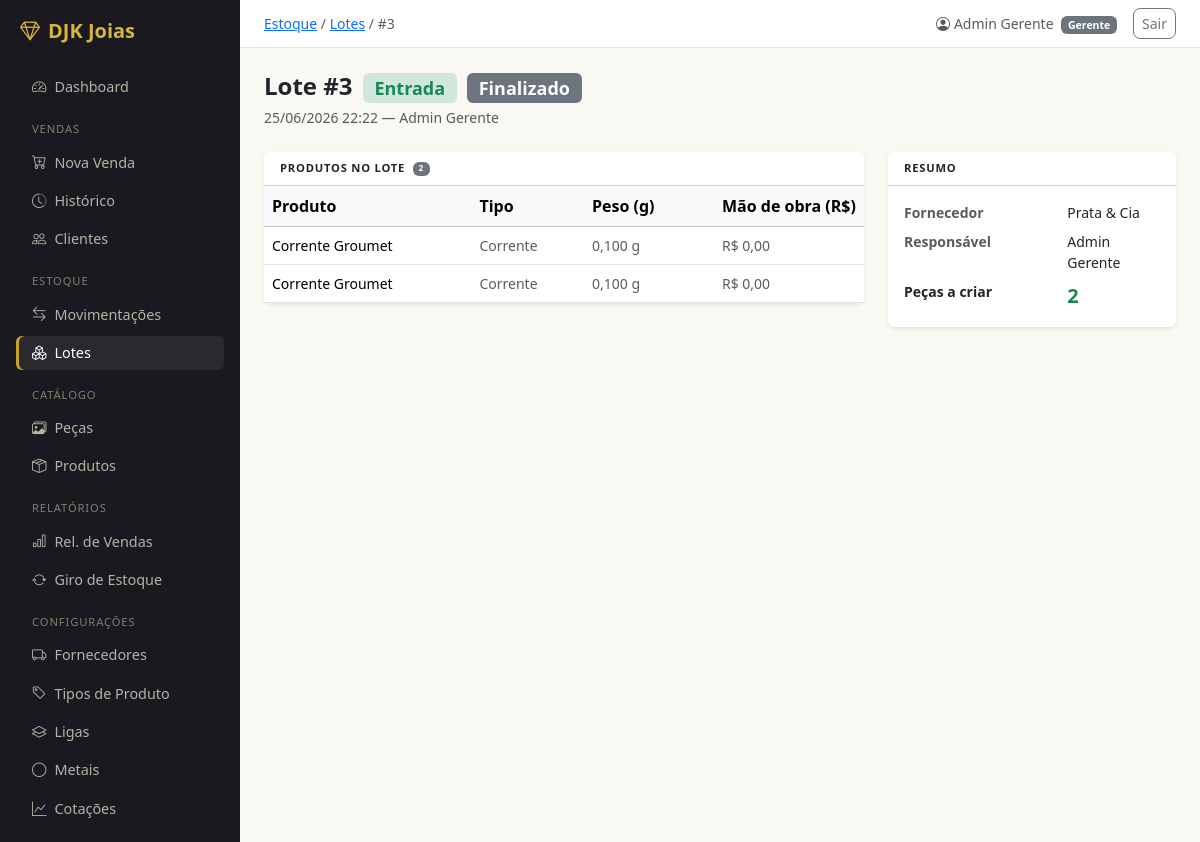
Page /estoque/lotes/3/ (signed in) on the committed database.
### estoque/models.py (models this page shows, shortened)
class LoteMovimentacao(models.Model):
    class Tipo(models.TextChoices):
        ENTRADA = 'ENT', 'Entrada'
        SAIDA   = 'SAI', 'Saída'
    tipo        = models.CharField(max_length=3, choices=Tipo.choices)
    fornecedor  = models.ForeignKey(
        'vendas.Fornecedor',
        on_delete=models.SET_NULL,
        null=True, blank=True,
        related_name='lotes',
    )
    cliente     = models.ForeignKey(
        'vendas.Cliente',
        on_delete=models.SET_NULL,
        null=True, blank=True,
        related_name='lotes',
    )
    responsavel = models.ForeignKey(
        settings.AUTH_USER_MODEL,
        on_delete=models.PROTECT,
        related_name='lotes_registrados',
    )
    observacoes = models.CharField(max_length=300, blank=True)
    criado_em   = models.DateTimeField(auto_now_add=True)
    finalizado  = models.BooleanField(default=False)
    class Meta:
        verbose_name        = 'Lote de Movimentação'
        verbose_name_plural = 'Lotes de Movimentação'
        ordering            = ['-criado_em']

class ItemLote(models.Model):
    lote = models.ForeignKey(LoteMovimentacao, on_delete=models.CASCADE, related_name='itens')
    produto           = models.ForeignKey(
        'catalogo.Produto', on_delete=models.PROTECT,
        null=True, blank=True, related_name='itens_lote',
    )
    quantidade        = models.PositiveIntegerField(null=True, blank=True, validators=[MinValueValidator(1)])
    peso_padrao       = models.DecimalField(
        max_digits=8, decimal_places=3,
        null=True, blank=True,
        validators=[MinValueValidator(Decimal('0.001'))],
        verbose_name='Peso por peça (g)',
    )
    custo_mao_de_obra = models.DecimalField(
        max_digits=10, decimal_places=2,
        default=Decimal('0.00'),
        validators=[MinValueValidator(Decimal('0.00'))],
    )
    peca = models.OneToOneField(
        'catalogo.Peca', on_delete=models.PROTECT,
        null=True, blank=True, related_name='item_lote',
    )
    class Meta:
        verbose_name        = 'Item de Lote'
        verbose_name_plural = 'Itens de Lote'
        ordering            = ['produto__nome', 'peca__codigo']

### usuarios/models.py (models this page shows, shortened)
class Usuario(AbstractUser):
    class Perfil(models.TextChoices):
        GERENTE  = 'GER', 'Gerente'
        VENDEDOR = 'VEN', 'Vendedor'
    perfil    = models.CharField(max_length=3, choices=Perfil.choices, default=Perfil.VENDEDOR)
    telefone  = models.CharField(max_length=20, blank=True)
    criado_em = models.DateTimeField(auto_now_add=True)
    class Meta:
        verbose_name        = 'Usuário'
        verbose_name_plural = 'Usuários'
        ordering            = ['first_name', 'last_name']
    @property
    def is_gerente(self):
        return self.perfil == self.Perfil.GERENTE

### catalogo/models.py (models this page shows, shortened)
class Produto(models.Model):
    nome      = models.CharField(max_length=150, db_index=True)
    descricao = models.TextField(blank=True)
    tipo      = models.ForeignKey(TipoProduto, on_delete=models.PROTECT, null=True, blank=True, related_name='produtos')
    liga      = models.ForeignKey(Liga, on_delete=models.PROTECT, null=True, blank=True, related_name='produtos')
    criado_em     = models.DateTimeField(auto_now_add=True)
    atualizado_em = models.DateTimeField(auto_now=True)
    class Meta:
        verbose_name        = 'Produto'
        verbose_name_plural = 'Produtos'
        ordering            = ['nome']

class TipoProduto(models.Model):
    nome = models.CharField(max_length=50, unique=True)
    class Meta:
        verbose_name        = 'Tipo de Produto'
        verbose_name_plural = 'Tipos de Produto'
        ordering            = ['nome']
    def __str__(self):
        return self.nome

### vendas/models.py (models this page shows)
class Fornecedor(models.Model):
    razao_social  = models.CharField(max_length=200, db_index=True)
    nome_fantasia = models.CharField(max_length=200, blank=True)
    cnpj          = models.CharField(max_length=18, unique=True, blank=True, null=True)
    email         = models.EmailField(blank=True)
    telefone      = models.CharField(max_length=20, blank=True)
    observacao    = models.TextField(blank=True)
    ativo         = models.BooleanField(default=True)
    criado_em     = models.DateTimeField(auto_now_add=True)
    class Meta:
        verbose_name        = 'Fornecedor'
        verbose_name_plural = 'Fornecedores'
        ordering            = ['razao_social']
    def __str__(self):
        return self.nome_fantasia or self.razao_social

### estoque/views.py (the view, shortened to what this page needs)
# urls.py: path('lotes/<int:pk>/',                                 views.LoteDetailView.as_view(), name='lote_detail'),
class LoteDetailView(LoginRequiredMixin, DetailView):
    model               = LoteMovimentacao
    template_name       = 'estoque/lote_detail.html'
    context_object_name = 'lote'
    def get_context_data(self, **kwargs):
        ctx  = super().get_context_data(**kwargs)
        lote = self.object
        if lote.tipo == LoteMovimentacao.Tipo.ENTRADA:
            ctx['form']          = LoteItemEntradaForm(lote=lote)
            ctx['tipos_produto'] = TipoProduto.objects.order_by('nome')
            ctx['produtos_json'] = _produtos_json()
            ctx['itens'] = (
                lote.itens
                .select_related('produto__liga', 'produto__tipo')
                .filter(peca__isnull=True)
            )
            ctx['total_pecas'] = sum(i.quantidade for i in ctx['itens'])
        return ctx

### estoque/views.py (called while the page is built)
def _produtos_json():
    produtos = Produto.objects.select_related('tipo', 'liga__metal').order_by('nome')
    return [
        {
            'id':      p.pk,
            'nome':    p.nome,
            'tipo_id': p.tipo_id or 0,
            'tipo':    str(p.tipo) if p.tipo else '',
            'liga':    p.liga.nome if p.liga else '',
        }
        for p in produtos
    ]

### templates/estoque/lote_detail.html (shortened to what this page needs)
{% extends 'base.html' %}
{% block breadcrumb %}<a href="{% url 'estoque:movimentacao_list' %}">Estoque</a> / <a href="{% url 'estoque:lote_list' %}">Lotes</a> / #{{ lote.pk }}{% endblock %}
{% block content %}
<div class="mb-4">
  <h4 class="fw-semibold mb-1">
    Lote #{{ lote.pk }}
    {% if lote.tipo == 'ENT' %}
    <span class="badge bg-success-subtle text-success ms-1">Entrada</span>
    {% else %}
    <span class="badge bg-danger-subtle text-danger ms-1">Saída</span>
    {% endif %}
    {% if lote.finalizado %}
    <span class="badge bg-secondary ms-1">Finalizado</span>
    {% else %}
    <span class="badge bg-warning text-dark ms-1">Em aberto</span>
    {% endif %}
  </h4>
  <p class="text-muted small mb-0">
    {{ lote.criado_em|date:"d/m/Y H:i" }} — {{ lote.responsavel.get_full_name|default:lote.responsavel.username }}
  </p>
</div>
<div class="row g-4">
  <div class="col-md-8">
    <div class="card border-0 shadow-sm">
      <div class="card-header bg-transparent fw-semibold small d-flex align-items-center gap-2">
        {% if lote.tipo == 'ENT' %}Produtos no lote{% else %}Peças no lote{% endif %}
        <span class="badge bg-secondary">{{ itens|length }}</span>
      </div>
      {% if lote.tipo == 'ENT' %}
      <table class="table table-hover align-middle mb-0">
        <thead class="table-light">
          <tr>
            <th>Produto</th>
            <th>Tipo</th>
            <th style="width:130px">Peso (g)</th>
            <th style="width:150px">Mão de obra (R$)</th>
          </tr>
        </thead>
        <tbody>
          {% for item in itens %}
          <tr>
            <td class="fw-medium small">{{ item.produto.nome }}</td>
            <td class="small text-muted">{{ item.produto.tipo|default:"—" }}</td>
            {% if not lote.finalizado %}
            <td colspan="2">
              <form method="post" action="{% url 'estoque:lote_item_atualizar' lote.pk item.pk %}" class="d-flex gap-1">
                {% csrf_token %}
                <input type="text" name="peso_padrao" value="{{ item.peso_padrao|floatformat:'3' }}"
                       class="form-control form-control-sm" style="max-width:90px" data-mask="decimal-3">
                <input type="text" name="custo_mao_de_obra" value="{{ item.custo_mao_de_obra|floatformat:'2' }}"
                       class="form-control form-control-sm" style="max-width:90px" data-mask="decimal-2">
                <button type="submit" class="btn btn-sm btn-outline-secondary flex-shrink-0"><i class="bi bi-check"></i></button>
              </form>
            </td>
            <td class="text-end">
              <form method="post" action="{% url 'estoque:lote_item_remover' lote.pk item.pk %}" class="d-inline">
                {% csrf_token %}
                <button type="submit" class="btn btn-sm btn-outline-danger"><i class="bi bi-x-lg"></i></button>
              </form>
            </td>
            {% else %}
            <td class="small text-muted">{{ item.peso_padrao }} g</td>
            <td class="small text-muted">R$ {{ item.custo_mao_de_obra|floatformat:"2g" }}</td>
            {% endif %}
          </tr>
          {% empty %}
          <tr>
            <td colspan="{% if lote.finalizado %}4{% else %}5{% endif %}" class="text-center text-muted py-3 small">Nenhum produto adicionado ainda.</td>
          </tr>
          {% endfor %}
        </tbody>
      </table>
      {% endif %}
    </div>
  </div>
  <div class="col-md-4">
    <div class="card border-0 shadow-sm">
      <div class="card-header bg-transparent fw-semibold small">Resumo</div>
      <div class="card-body">
        <dl class="row small mb-0">
          {% if lote.fornecedor %}
          <dt class="col-7 text-muted">Fornecedor</dt>
          <dd class="col-5">{{ lote.fornecedor }}</dd>
          {% endif %}
          <dt class="col-7 text-muted">Responsável</dt>
          <dd class="col-5">{{ lote.responsavel.get_full_name|default:lote.responsavel.username }}</dd>
          {% if lote.tipo == 'ENT' %}
          <dt class="col-7 fw-semibold">Peças a criar</dt>
          <dd class="col-5 fw-bold fs-5 text-success mb-0">{{ total_pecas }}</dd>
          {% else %}
          <dt class="col-7 fw-semibold">Peças no lote</dt>
          <dd class="col-5 fw-bold fs-5 text-success mb-0">{{ itens|length }}</dd>
          {% endif %}
        </dl>
      </div>
    </div>
  </div>
</div>
{% endblock %}

### templates/base.html (shortened to what this page needs)
<!DOCTYPE html>
<html lang="pt-br">
<head>
  <link href="https://cdn.jsdelivr.net/npm/bootstrap@5.3.3/dist/css/bootstrap.min.css" rel="stylesheet">
  <link href="https://cdn.jsdelivr.net/npm/bootstrap-icons@1.11.3/font/bootstrap-icons.min.css" rel="stylesheet">
</head>
<body>
<div class="d-flex">
  <nav id="sidebar" class="p-3">
    <div class="text-white fw-bold fs-5 mb-4 px-1">
      <i class="bi bi-gem me-2"></i>DJK Joias
    </div>
    <ul class="nav flex-column gap-1">
      <li><a href="{% url 'dashboard:index' %}" class="nav-link {% if request.resolver_match.app_name == 'dashboard' %}active{% endif %}">
        <i class="bi bi-speedometer2 me-2"></i>Dashboard
      </a></li>
      <li class="sidebar-section">Vendas</li>
      <li><a href="{% url 'vendas:venda_create' %}" class="nav-link {% if request.resolver_match.url_name == 'venda_create' %}active{% endif %}">
        <i class="bi bi-cart-plus me-2"></i>Nova Venda
      </a></li>
      <li><a href="{% url 'vendas:venda_list' %}" class="nav-link {% if request.resolver_match.url_name == 'venda_list' or request.resolver_match.url_name == 'venda_detail' %}active{% endif %}">
        <i class="bi bi-clock-history me-2"></i>Histórico
      </a></li>
      <li><a href="{% url 'vendas:cliente_list' %}" class="nav-link {% if request.resolver_match.url_name|slice:':7' == 'cliente' %}active{% endif %}">
        <i class="bi bi-people me-2"></i>Clientes
      </a></li>
      <li class="sidebar-section">Estoque</li>
      <li><a href="{% url 'estoque:movimentacao_list' %}" class="nav-link {% if request.resolver_match.url_name == 'movimentacao_list' or request.resolver_match.url_name == 'movimentacao_create' %}active{% endif %}">
        <i class="bi bi-arrow-left-right me-2"></i>Movimentações
      </a></li>
      <li><a href="{% url 'estoque:lote_list' %}" class="nav-link {% if request.resolver_match.url_name|slice:':4' == 'lote' %}active{% endif %}">
        <i class="bi bi-boxes me-2"></i>Lotes
      </a></li>
      <li class="sidebar-section">Catálogo</li>
      <li><a href="{% url 'catalogo:peca_list' %}" class="nav-link {% if request.resolver_match.url_name|slice:':4' == 'peca' %}active{% endif %}">
        <i class="bi bi-images me-2"></i>Peças
      </a></li>
      <li><a href="{% url 'catalogo:produto_list' %}" class="nav-link {% if request.resolver_match.url_name|slice:':7' == 'produto' %}active{% endif %}">
        <i class="bi bi-box-seam me-2"></i>Produtos
      </a></li>
      {% if user.is_gerente %}
      <li class="sidebar-section">Relatórios</li>
      <li><a href="{% url 'relatorios:vendas' %}" class="nav-link {% if request.resolver_match.url_name == 'vendas' and request.resolver_match.app_name == 'relatorios' %}active{% endif %}">
        <i class="bi bi-bar-chart me-2"></i>Rel. de Vendas
      </a></li>
      <li><a href="{% url 'relatorios:giro' %}" class="nav-link {% if request.resolver_match.url_name == 'giro' %}active{% endif %}">
        <i class="bi bi-arrow-repeat me-2"></i>Giro de Estoque
      </a></li>
      <li class="sidebar-section">Configurações</li>
      <li><a href="{% url 'vendas:fornecedor_list' %}" class="nav-link {% if request.resolver_match.url_name|slice:':10' == 'fornecedor' %}active{% endif %}">
        <i class="bi bi-truck me-2"></i>Fornecedores
      </a></li>
      <li><a href="{% url 'catalogo:tipo_produto_list' %}" class="nav-link {% if request.resolver_match.url_name|slice:':4' == 'tipo' %}active{% endif %}">
        <i class="bi bi-tag me-2"></i>Tipos de Produto
      </a></li>
      <li><a href="{% url 'catalogo:liga_list' %}" class="nav-link {% if request.resolver_match.url_name|slice:':4' == 'liga' %}active{% endif %}">
        <i class="bi bi-layers me-2"></i>Ligas
      </a></li>
      <li><a href="{% url 'catalogo:metal_list' %}" class="nav-link {% if request.resolver_match.url_name|slice:':5' == 'metal' %}active{% endif %}">
        <i class="bi bi-circle me-2"></i>Metais
      </a></li>
      <li><a href="{% url 'catalogo:cotacao_list' %}" class="nav-link {% if request.resolver_match.url_name == 'cotacao_list' %}active{% endif %}">
        <i class="bi bi-graph-up me-2"></i>Cotações
      </a></li>
      {% endif %}
    </ul>
  </nav>
  <div id="main" class="d-flex flex-column">
    <div class="topbar px-4 py-2 d-flex align-items-center justify-content-between">
      <span class="text-muted small">{% block breadcrumb %}{% endblock %}</span>
      <div class="d-flex align-items-center gap-3">
        <span class="small text-muted">
          <i class="bi bi-person-circle me-1"></i>{{ user.get_full_name|default:user.username }}
          <span class="badge bg-secondary ms-1">{{ user.get_perfil_display }}</span>
        </span>
        <form method="post" action="{% url 'logout' %}" class="m-0">
          <button type="submit" class="btn btn-sm btn-outline-secondary">Sair</button>
        </form>
      </div>
    </div>
    <main class="p-4 flex-grow-1">
      {% block content %}{% endblock %}
    </main>
  </div>
</div>
{% load static %}
</body>
</html>

### templates/base.html (style rules this page uses)
:root { --onyx: #1b1920; --onyx-2: #2a2730; --gold: #c9a227; --gold-dark: #ad8a1f; --gold-soft: #d8b53e; --paper: #faf8f3; }
body { background-color: var(--paper); }
#sidebar { min-height: 100vh; background-color: var(--onyx); width: 240px; flex-shrink: 0; }
#sidebar .navbar-brand, #sidebar .fw-bold { color: var(--gold-soft) !important; }
#sidebar .nav-link { color: #b7b2a6; font-size: 0.9rem; padding: .4rem 1rem; border-radius: 6px; }
#sidebar .nav-link.active { color: #fff; background-color: rgba(255,255,255,.07); box-shadow: inset 3px 0 0 var(--gold); }
#sidebar .sidebar-section { font-size: .7rem; text-transform: uppercase; letter-spacing: .08em; color: #847d6f; padding: .8rem 1rem .2rem; }
#main { flex: 1; min-width: 0; }
.topbar { background: #fff; border-bottom: 1px solid #e8e3d9; }
.btn { border-radius: .45rem; font-weight: 500; }
.card-header { text-transform: uppercase; letter-spacing: .07em; font-size: .7rem !important; font-weight: 600 !important; }

### rows in the picture
LoteMovimentacao: pk "3", criado_em "25/06/2026 22:22", responsavel.get_full_name "Admin Gerente", fornecedor "Prata & Cia"
Usuario: get_full_name "Admin Gerente", perfil "Gerente"
ItemLote: produto.nome "Corrente Groumet", produto.tipo "Corrente", peso_padrao "0,100", custo_mao_de_obra "0,00"
ItemLote: produto.nome "Corrente Groumet", produto.tipo "Corrente", peso_padrao "0,100", custo_mao_de_obra "0,00"

### other values in the picture
{{ itens|length }} "2"
{{ total_pecas }} "2"
